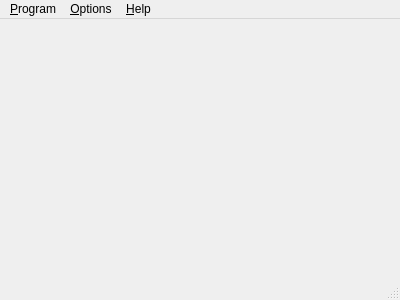
<?xml version="1.0" encoding="UTF-8"?>
<ui version="4.0">
 <class>MainWindow</class>
 <widget class="QMainWindow" name="MainWindow">
  <property name="geometry">
   <rect>
    <x>0</x>
    <y>0</y>
    <width>400</width>
    <height>300</height>
   </rect>
  </property>
  <property name="windowTitle">
   <string/>
  </property>
  <widget class="QWidget" name="centralWidget">
   <layout class="QGridLayout" name="gridLayout"/>
  </widget>
  <widget class="QMenuBar" name="menuBar">
   <property name="geometry">
    <rect>
     <x>0</x>
     <y>0</y>
     <width>400</width>
     <height>26</height>
    </rect>
   </property>
   <widget class="QMenu" name="menu_Program">
    <property name="title">
     <string>&amp;Program</string>
    </property>
    <widget class="QMenu" name="menu_Windows">
     <property name="title">
      <string>&amp;Windows</string>
     </property>
     <property name="icon">
      <iconset resource="../res/resource.qrc">
       <normaloff>:/images/program-windows.png</normaloff>:/images/program-windows.png</iconset>
     </property>
    </widget>
    <addaction name="actionProgramExit"/>
    <addaction name="separator"/>
    <addaction name="menu_Windows"/>
   </widget>
   <widget class="QMenu" name="menu_Help">
    <property name="title">
     <string>&amp;Help</string>
    </property>
    <addaction name="actionHelpAbout"/>
   </widget>
   <widget class="QMenu" name="menu_Options">
    <property name="title">
     <string>&amp;Options</string>
    </property>
    <widget class="QMenu" name="menu_Languages">
     <property name="title">
      <string>&amp;Languages</string>
     </property>
     <property name="icon">
      <iconset resource="../res/resource.qrc">
       <normaloff>:/images/menu-languages.png</normaloff>:/images/menu-languages.png</iconset>
     </property>
    </widget>
    <addaction name="menu_Languages"/>
    <addaction name="separator"/>
    <addaction name="actionSettingsShowZeros"/>
    <addaction name="actionSettingsShowCellAddress"/>
   </widget>
   <addaction name="menu_Program"/>
   <addaction name="menu_Options"/>
   <addaction name="menu_Help"/>
  </widget>
  <widget class="QStatusBar" name="statusBar"/>
  <action name="actionProgramExit">
   <property name="icon">
    <iconset resource="../res/resource.qrc">
     <normaloff>:/images/program-exit.png</normaloff>:/images/program-exit.png</iconset>
   </property>
   <property name="text">
    <string>&amp;Exit</string>
   </property>
  </action>
  <action name="actionHelpAbout">
   <property name="icon">
    <iconset resource="../res/resource.qrc">
     <normaloff>:/images/help-about.png</normaloff>:/images/help-about.png</iconset>
   </property>
   <property name="text">
    <string>&amp;About</string>
   </property>
  </action>
  <action name="actionSettingsShowZeros">
   <property name="checkable">
    <bool>true</bool>
   </property>
   <property name="text">
    <string>Show zeros</string>
   </property>
  </action>
  <action name="actionSettingsShowCellAddress">
   <property name="checkable">
    <bool>true</bool>
   </property>
   <property name="text">
    <string>Show cell address</string>
   </property>
  </action>
 </widget>
 <layoutdefault spacing="6" margin="11"/>
 <resources>
  <include location="../res/resource.qrc"/>
 </resources>
 <connections/>
 <slots>
  <slot>slotAction()</slot>
 </slots>
</ui>
